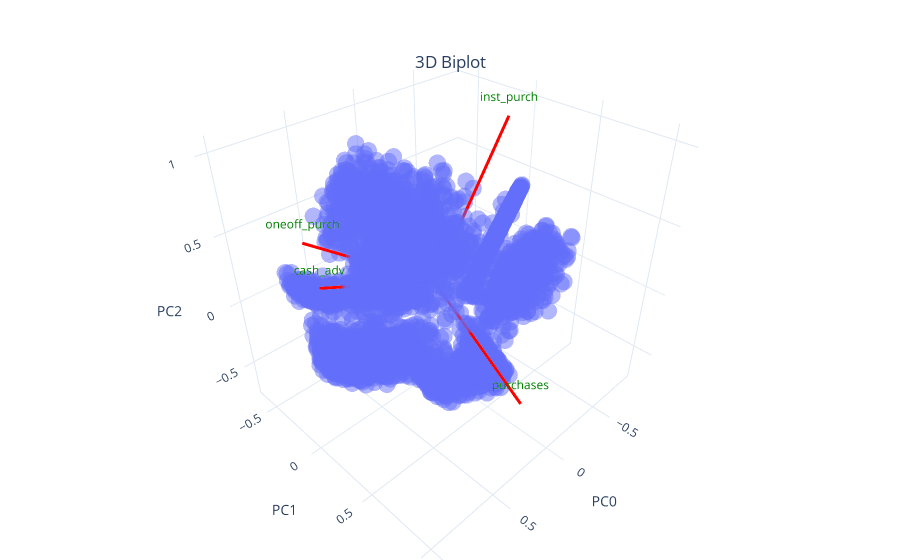

The cell this chart's notebook holds for it:
### Code cell
fig = px.scatter_3d(customers_pca, 
        x = customers_pca[:, 0], 
        y = customers_pca[:, 1], 
        z = customers_pca[:, 2],
        template = 'plotly_white',
        labels = {'x': 'PC0', 'y': 'PC1', 'z': 'PC2'})

scaler = 1.2

for i in range(len(loadings.columns)):
    fig.add_trace(go.Scatter3d(
        x = [0, loadings.iloc[0, i] * scaler],
        y = [0, loadings.iloc[1, i] * scaler],
        z = [0, loadings.iloc[2, i] * scaler],
        mode = 'lines+text',
        text = ['', f'{loadings.columns[i]}'],
        textposition = 'top center',
        textfont = dict(color = 'green'),
        line = dict(color = 'red', width = 6),
        showlegend = False
    ))

fig.update_traces(
    marker = dict(size = 6, opacity = 0.5),
    hovertemplate = '<br>PC0: %{x}<br>PC1: %{y}<br>PC2: %{z}<extra></extra>',
    selector = dict(type = 'scatter3d')
)

fig.update_layout(
    margin = dict(l = 0, r = 0, b = 0, t = 0),
    title = {
        'text': '3D Biplot',
        'y': 0.9,
        'x': 0.5,
        'xanchor': 'center',
        'yanchor': 'top'
    }
)

fig.show()

### Figure 1 — Plotly figure (JSON) as saved in the notebook; plotly's stock layout.template omitted (floating-point values rounded to 4 significant figures; data arrays with more than 128 entries replaced by an {"elided": "..."} marker saying what was removed)
{"data": [{"hovertemplate": "<br>PC0: %{x}<br>PC1: %{y}<br>PC2: %{z}<extra></extra>", "legendgroup": "", "marker": {"color": "#636efa", "opacity": 0.5, "size": 6, "symbol": "circle"}, "mode": "markers", "name": "", "scene": "scene", "showlegend": false, "type": "scatter3d", "x": {"elided": "6965 float values"}, "y": {"elided": "6965 float values"}, "z": {"elided": "6965 float values"}}, {"hovertemplate": "<br>PC0: %{x}<br>PC1: %{y}<br>PC2: %{z}<extra></extra>", "line": {"color": "red", "width": 6}, "marker": {"opacity": 0.5, "size": 6}, "mode": "lines+text", "showlegend": false, "text": ["", "balance"], "textfont": {"color": "green"}, "textposition": "top center", "type": "scatter3d", "x": [0, -0.03196], "y": [0, 0.09031], "z": [0, 0.2047]}, {"hovertemplate": "<br>PC0: %{x}<br>PC1: %{y}<br>PC2: %{z}<extra></extra>", "line": {"color": "red", "width": 6}, "marker": {"opacity": 0.5, "size": 6}, "mode": "lines+text", "showlegend": false, "text": ["", "purchases"], "textfont": {"color": "green"}, "textposition": "top center", "type": "scatter3d", "x": [0, 0.4137], "y": [0, 1.082], "z": [0, -0.03304]}, {"hovertemplate": "<br>PC0: %{x}<br>PC1: %{y}<br>PC2: %{z}<extra></extra>", "line": {"color": "red", "width": 6}, "marker": {"opacity": 0.5, "size": 6}, "mode": "lines+text", "showlegend": false, "text": ["", "oneoff_purch"], "textfont": {"color": "green"}, "textposition": "top center", "type": "scatter3d", "x": [0, 0.6518], "y": [0, -0.4503], "z": [0, 0.382]}, {"hovertemplate": "<br>PC0: %{x}<br>PC1: %{y}<br>PC2: %{z}<extra></extra>", "line": {"color": "red", "width": 6}, "marker": {"opacity": 0.5, "size": 6}, "mode": "lines+text", "showlegend": false, "text": ["", "inst_purch"], "textfont": {"color": "green"}, "textposition": "top center", "type": "scatter3d", "x": [0, -0.4554], "y": [0, 0.1759], "z": [0, 1.043]}, {"hovertemplate": "<br>PC0: %{x}<br>PC1: %{y}<br>PC2: %{z}<extra></extra>", "line": {"color": "red", "width": 6}, "marker": {"opacity": 0.5, "size": 6}, "mode": "lines+text", "showlegend": false, "text": ["", "cash_adv"], "textfont": {"color": "green"}, "textposition": "top center", "type": "scatter3d", "x": [0, 0.7966], "y": [0, -0.09224], "z": [0, 0.3065]}, {"hovertemplate": "<br>PC0: %{x}<br>PC1: %{y}<br>PC2: %{z}<extra></extra>", "line": {"color": "red", "width": 6}, "marker": {"opacity": 0.5, "size": 6}, "mode": "lines+text", "showlegend": false, "text": ["", "purch_trx"], "textfont": {"color": "green"}, "textposition": "top center", "type": "scatter3d", "x": [0, 0.01464], "y": [0, 0.09142], "z": [0, 0.1053]}, {"hovertemplate": "<br>PC0: %{x}<br>PC1: %{y}<br>PC2: %{z}<extra></extra>", "line": {"color": "red", "width": 6}, "marker": {"opacity": 0.5, "size": 6}, "mode": "lines+text", "showlegend": false, "text": ["", "credit_lim"], "textfont": {"color": "green"}, "textposition": "top center", "type": "scatter3d", "x": [0, 0.02136], "y": [0, 0.09329], "z": [0, 0.1643]}, {"hovertemplate": "<br>PC0: %{x}<br>PC1: %{y}<br>PC2: %{z}<extra></extra>", "line": {"color": "red", "width": 6}, "marker": {"opacity": 0.5, "size": 6}, "mode": "lines+text", "showlegend": false, "text": ["", "payments"], "textfont": {"color": "green"}, "textposition": "top center", "type": "scatter3d", "x": [0, -0.01705], "y": [0, 0.05139], "z": [0, 0.176]}], "layout": {"legend": {"tracegroupgap": 0}, "margin": {"b": 0, "l": 0, "r": 0, "t": 0}, "scene": {"domain": {"x": [0, 1], "y": [0, 1]}, "xaxis": {"title": {"text": "PC0"}}, "yaxis": {"title": {"text": "PC1"}}, "zaxis": {"title": {"text": "PC2"}}}, "title": {"text": "3D Biplot", "x": 0.5, "xanchor": "center", "y": 0.9, "yanchor": "top"}}}
